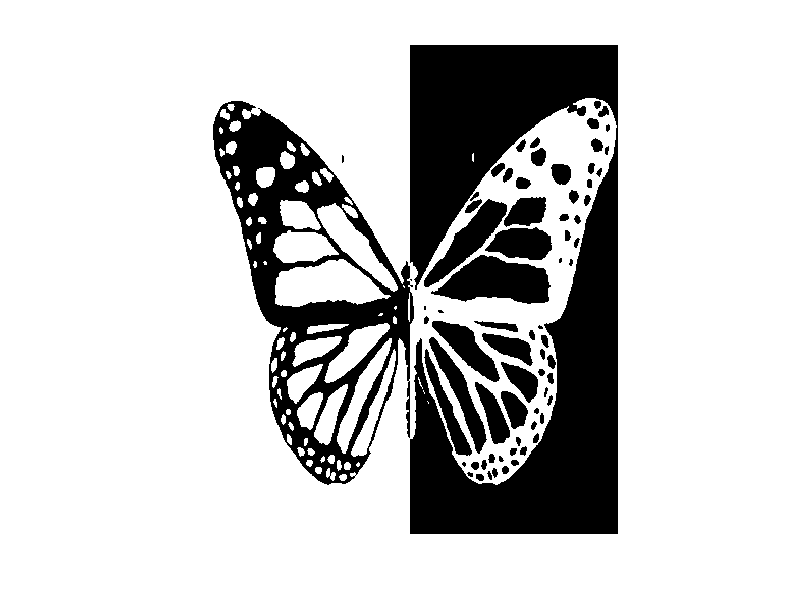

Recreate this plot in MATLAB. (Note: this script raises an error after producing the figure.)
% This script need array called 'image'
imsize = [480,400];
file = '..\include\img.h';

assert(mod(imsize(1), 8)==0)

if ~exist('image', 'var')
    load('image')
end

img = imresize(image, imsize)>127;
imshow(img)


data = zeros(1, size(img,2)*size(img,1)/8, 'uint8');
%%
for indx = 1:size(img,2)
    line = img(end:-1:1, indx);
    for indy = 1:8:length(line)
        part = line(indy:indy+7);
        ind = (indx-1)*size(img,1)/8 + ((indy-1)/8) +1;
        data(ind) = bin2dec(char(part'+'0'));
    end
end

%% export to c file
f = fopen(file, 'w');

fprintf(f, '#define X_SIZE %d\n', imsize(2));
fprintf(f, '#define Y_SIZE %d\n', imsize(1));
fprintf(f, '#define Y_SIZEB (Y_SIZE/8)\n\n');

fprintf(f, 'const uint8_t img[%d] = {', imsize(2)*imsize(1)/8);
fprintf(f, '%d,', data);
fwrite(f, '};');

fclose(f);
%%
open(file)

%%
s = serial('COM5', 'Baudrate', 115200*8);
fopen(s);
%%
tic
if s.BytesAvailable
    fread(s, s.BytesAvailable)
end
fwrite(s, 10);
pause(0.1);
if s.BytesAvailable
    char(fread(s, s.BytesAvailable)')
end

command = uint8(sprintf('transfer %d\n', length(data)));
fwrite(s, command);
for i = 1:100:length(data)
    fwrite(s, data(i:i+99))
end
pause(0.1);
if s.BytesAvailable
    char(fread(s, s.BytesAvailable)')
end
toc
%%
devs = instrfindall;
if ~isempty(devs)
    fclose(instrfindall);
end
